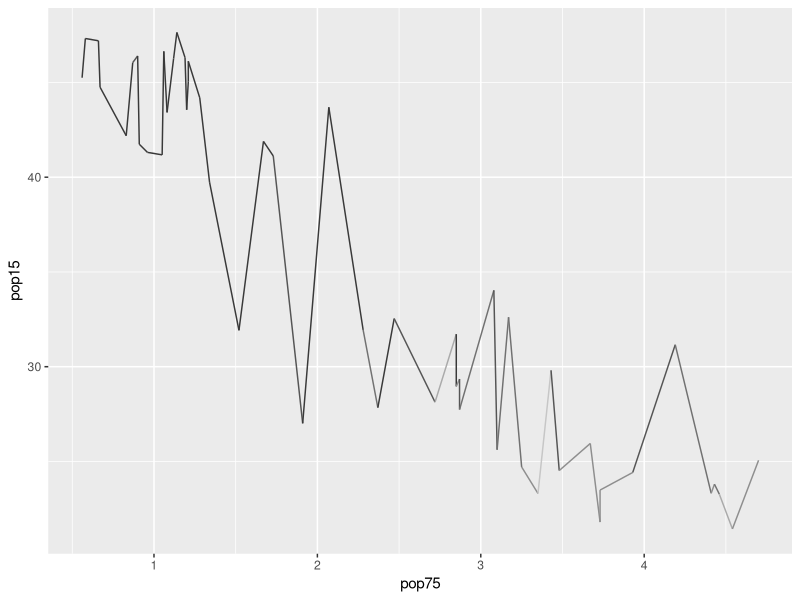

Generate this figure with R:
library( ggplot2 )

ord = order(
  LifeCycleSavings$pop75
)

print(
  ggplot( 
    data.frame( 
      LifeCycleSavings[
        ord,
      ][
        1:49,
      ], 
      LifeCycleSavings[
      ord,
      ][
        2:50,
      ] 
      ), 
    aes( 
      pop75, 
      pop15, 
      xend=pop75.1, 
      yend=pop15.1  
      ) 
    ) + 
  geom_segment( 
    aes( 
      group=cut( 
        dpi.1, 
        6 
        ), 
      color=after_scale( 
        grey( 
          ( group+1 )/9 
          ) 
        ), 
      size=after_scale( 
        group-0.5 
        ) 
      )
    )
  )
